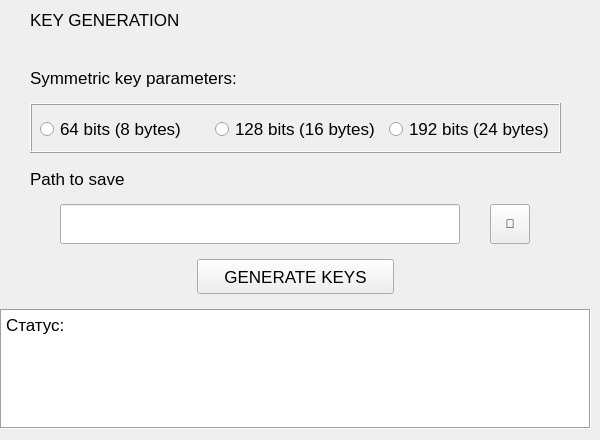
    <widget class="QWidget" name="KeyGeneration">
     <widget class="QWidget" name="verticalLayoutWidget_2">
      <property name="geometry">
       <rect>
        <x>0</x>
        <y>0</y>
        <width>591</width>
        <height>431</height>
       </rect>
      </property>
      <layout class="QVBoxLayout" name="verticalLayout_key_gener">
       <item>
        <layout class="QHBoxLayout" name="horizontalLayout_header">
         <item>
          <spacer name="horizontalSpacer_8">
           <property name="orientation">
            <enum>Qt::Horizontal</enum>
           </property>
           <property name="sizeType">
            <enum>QSizePolicy::Fixed</enum>
           </property>
           <property name="sizeHint" stdset="0">
            <size>
             <width>30</width>
             <height>20</height>
            </size>
           </property>
          </spacer>
         </item>
         <item>
          <widget class="QLabel" name="label_name_widget">
           <property name="sizePolicy">
            <sizepolicy hsizetype="Maximum" vsizetype="Preferred">
             <horstretch>0</horstretch>
             <verstretch>0</verstretch>
            </sizepolicy>
           </property>
           <property name="maximumSize">
            <size>
             <width>16777215</width>
             <height>35</height>
            </size>
           </property>
           <property name="font">
            <font>
             <pointsize>13</pointsize>
            </font>
           </property>
           <property name="text">
            <string>KEY GENERATION</string>
           </property>
          </widget>
         </item>
         <item>
          <spacer name="horizontalSpacer_3">
           <property name="orientation">
            <enum>Qt::Horizontal</enum>
           </property>
           <property name="sizeHint" stdset="0">
            <size>
             <width>40</width>
             <height>20</height>
            </size>
           </property>
          </spacer>
         </item>
        </layout>
       </item>
       <item>
        <spacer name="verticalSpacer_6">
         <property name="orientation">
          <enum>Qt::Vertical</enum>
         </property>
         <property name="sizeType">
          <enum>QSizePolicy::Fixed</enum>
         </property>
         <property name="sizeHint" stdset="0">
          <size>
           <width>20</width>
           <height>15</height>
          </size>
         </property>
        </spacer>
       </item>
       <item>
        <layout class="QHBoxLayout" name="horizontalLayout_text_parametrs">
         <item>
          <spacer name="horizontalSpacer_10">
           <property name="orientation">
            <enum>Qt::Horizontal</enum>
           </property>
           <property name="sizeType">
            <enum>QSizePolicy::Fixed</enum>
           </property>
           <property name="sizeHint" stdset="0">
            <size>
             <width>30</width>
             <height>20</height>
            </size>
           </property>
          </spacer>
         </item>
         <item>
          <widget class="QLabel" name="label_paranetrs">
           <property name="maximumSize">
            <size>
             <width>16777215</width>
             <height>35</height>
            </size>
           </property>
           <property name="font">
            <font>
             <pointsize>13</pointsize>
            </font>
           </property>
           <property name="text">
            <string>Symmetric key parameters:</string>
           </property>
          </widget>
         </item>
         <item>
          <spacer name="horizontalSpacer_9">
           <property name="orientation">
            <enum>Qt::Horizontal</enum>
           </property>
           <property name="sizeHint" stdset="0">
            <size>
             <width>40</width>
             <height>20</height>
            </size>
           </property>
          </spacer>
         </item>
        </layout>
       </item>
       <item>
        <layout class="QHBoxLayout" name="horizontalLayout_count_bits">
         <item>
          <spacer name="horizontalSpacer_4">
           <property name="orientation">
            <enum>Qt::Horizontal</enum>
           </property>
           <property name="sizeType">
            <enum>QSizePolicy::Fixed</enum>
           </property>
           <property name="sizeHint" stdset="0">
            <size>
             <width>30</width>
             <height>20</height>
            </size>
           </property>
          </spacer>
         </item>
         <item>
          <widget class="QFrame" name="frame_batton_count_bits">
           <property name="sizePolicy">
            <sizepolicy hsizetype="Preferred" vsizetype="Fixed">
             <horstretch>0</horstretch>
             <verstretch>0</verstretch>
            </sizepolicy>
           </property>
           <property name="minimumSize">
            <size>
             <width>0</width>
             <height>50</height>
            </size>
           </property>
           <property name="maximumSize">
            <size>
             <width>16777215</width>
             <height>50</height>
            </size>
           </property>
           <property name="frameShape">
            <enum>QFrame::Box</enum>
           </property>
           <property name="frameShadow">
            <enum>QFrame::Raised</enum>
           </property>
           <widget class="QWidget" name="horizontalLayoutWidget_2">
            <property name="geometry">
             <rect>
              <x>0</x>
              <y>0</y>
              <width>531</width>
              <height>52</height>
             </rect>
            </property>
            <layout class="QHBoxLayout" name="horizontalLayout_count_bits_2">
             <item>
              <spacer name="horizontalSpacer_6">
               <property name="orientation">
                <enum>Qt::Horizontal</enum>
               </property>
               <property name="sizeType">
                <enum>QSizePolicy::Fixed</enum>
               </property>
               <property name="sizeHint" stdset="0">
                <size>
                 <width>10</width>
                 <height>20</height>
                </size>
               </property>
              </spacer>
             </item>
             <item>
              <widget class="QRadioButton" name="radioButton_64bit">
               <property name="sizePolicy">
                <sizepolicy hsizetype="Expanding" vsizetype="Fixed">
                 <horstretch>0</horstretch>
                 <verstretch>0</verstretch>
                </sizepolicy>
               </property>
               <property name="minimumSize">
                <size>
                 <width>0</width>
                 <height>50</height>
                </size>
               </property>
               <property name="maximumSize">
                <size>
                 <width>16777215</width>
                 <height>50</height>
                </size>
               </property>
               <property name="font">
                <font>
                 <pointsize>13</pointsize>
                </font>
               </property>
               <property name="text">
                <string>64 bits (8 bytes)</string>
               </property>
              </widget>
             </item>
             <item>
              <widget class="QRadioButton" name="radioButton_128bit">
               <property name="sizePolicy">
                <sizepolicy hsizetype="Expanding" vsizetype="Fixed">
                 <horstretch>0</horstretch>
                 <verstretch>0</verstretch>
                </sizepolicy>
               </property>
               <property name="minimumSize">
                <size>
                 <width>0</width>
                 <height>50</height>
                </size>
               </property>
               <property name="maximumSize">
                <size>
                 <width>16777215</width>
                 <height>50</height>
                </size>
               </property>
               <property name="font">
                <font>
                 <pointsize>13</pointsize>
                 <kerning>false</kerning>
                </font>
               </property>
               <property name="text">
                <string>128 bits (16 bytes)</string>
               </property>
              </widget>
             </item>
             <item>
              <widget class="QRadioButton" name="radioButton_192bit">
               <property name="sizePolicy">
                <sizepolicy hsizetype="Expanding" vsizetype="Fixed">
                 <horstretch>0</horstretch>
                 <verstretch>0</verstretch>
                </sizepolicy>
               </property>
               <property name="minimumSize">
                <size>
                 <width>0</width>
                 <height>50</height>
                </size>
               </property>
               <property name="maximumSize">
                <size>
                 <width>16777215</width>
                 <height>50</height>
                </size>
               </property>
               <property name="font">
                <font>
                 <pointsize>13</pointsize>
                 <kerning>false</kerning>
                </font>
               </property>
               <property name="text">
                <string>192 bits (24 bytes)</string>
               </property>
              </widget>
             </item>
             <item>
              <spacer name="horizontalSpacer_7">
               <property name="orientation">
                <enum>Qt::Horizontal</enum>
               </property>
               <property name="sizeType">
                <enum>QSizePolicy::Fixed</enum>
               </property>
               <property name="sizeHint" stdset="0">
                <size>
                 <width>3</width>
                 <height>20</height>
                </size>
               </property>
              </spacer>
             </item>
            </layout>
           </widget>
          </widget>
         </item>
         <item>
          <spacer name="horizontalSpacer_5">
           <property name="orientation">
            <enum>Qt::Horizontal</enum>
           </property>
           <property name="sizeType">
            <enum>QSizePolicy::Fixed</enum>
           </property>
           <property name="sizeHint" stdset="0">
            <size>
             <width>30</width>
             <height>20</height>
            </size>
           </property>
          </spacer>
         </item>
        </layout>
       </item>
       <item>
        <layout class="QHBoxLayout" name="horizontalLayout_text_path">
         <item>
          <spacer name="horizontalSpacer_13">
           <property name="orientation">
            <enum>Qt::Horizontal</enum>
           </property>
           <property name="sizeType">
            <enum>QSizePolicy::Fixed</enum>
           </property>
           <property name="sizeHint" stdset="0">
            <size>
             <width>30</width>
             <height>20</height>
            </size>
           </property>
          </spacer>
         </item>
         <item>
          <widget class="QLabel" name="label_paranetrs_path">
           <property name="sizePolicy">
            <sizepolicy hsizetype="Preferred" vsizetype="Preferred">
             <horstretch>0</horstretch>
             <verstretch>0</verstretch>
            </sizepolicy>
           </property>
           <property name="maximumSize">
            <size>
             <width>16777215</width>
             <height>35</height>
            </size>
           </property>
           <property name="font">
            <font>
             <pointsize>13</pointsize>
            </font>
           </property>
           <property name="text">
            <string>Path to save</string>
           </property>
          </widget>
         </item>
         <item>
          <spacer name="horizontalSpacer_14">
           <property name="orientation">
            <enum>Qt::Horizontal</enum>
           </property>
           <property name="sizeHint" stdset="0">
            <size>
             <width>35</width>
             <height>20</height>
            </size>
           </property>
          </spacer>
         </item>
        </layout>
       </item>
       <item>
        <layout class="QHBoxLayout" name="string_path">
         <property name="spacing">
          <number>0</number>
         </property>
         <item>
          <spacer name="horizontalSpacer_15">
           <property name="orientation">
            <enum>Qt::Horizontal</enum>
           </property>
           <property name="sizeType">
            <enum>QSizePolicy::Fixed</enum>
           </property>
           <property name="sizeHint" stdset="0">
            <size>
             <width>30</width>
             <height>20</height>
            </size>
           </property>
          </spacer>
         </item>
         <item>
          <widget class="QLineEdit" name="lineEdit_path">
           <property name="sizePolicy">
            <sizepolicy hsizetype="Fixed" vsizetype="Fixed">
             <horstretch>0</horstretch>
             <verstretch>0</verstretch>
            </sizepolicy>
           </property>
           <property name="minimumSize">
            <size>
             <width>400</width>
             <height>40</height>
            </size>
           </property>
           <property name="font">
            <font>
             <pointsize>13</pointsize>
            </font>
           </property>
           <property name="frame">
            <bool>true</bool>
           </property>
          </widget>
         </item>
         <item>
          <widget class="QToolButton" name="toolButton_path">
           <property name="minimumSize">
            <size>
             <width>40</width>
             <height>40</height>
            </size>
           </property>
           <property name="text">
            <string>📁</string>
           </property>
          </widget>
         </item>
         <item>
          <spacer name="horizontalSpacer_16">
           <property name="orientation">
            <enum>Qt::Horizontal</enum>
           </property>
           <property name="sizeType">
            <enum>QSizePolicy::Fixed</enum>
           </property>
           <property name="sizeHint" stdset="0">
            <size>
             <width>30</width>
             <height>20</height>
            </size>
           </property>
          </spacer>
         </item>
        </layout>
       </item>
       <item>
        <spacer name="verticalSpacer_5">
         <property name="orientation">
          <enum>Qt::Vertical</enum>
         </property>
         <property name="sizeType">
          <enum>QSizePolicy::Fixed</enum>
         </property>
         <property name="sizeHint" stdset="0">
          <size>
           <width>20</width>
           <height>7</height>
          </size>
         </property>
        </spacer>
       </item>
       <item>
        <layout class="QHBoxLayout" name="horizontalLayout_genKey">
         <item>
          <spacer name="horizontalSpacer">
           <property name="orientation">
            <enum>Qt::Horizontal</enum>
           </property>
           <property name="sizeHint" stdset="0">
            <size>
             <width>40</width>
             <height>20</height>
            </size>
           </property>
          </spacer>
         </item>
         <item>
          <widget class="QPushButton" name="pushButton_genKey">
           <property name="sizePolicy">
            <sizepolicy hsizetype="Expanding" vsizetype="Fixed">
             <horstretch>0</horstretch>
             <verstretch>0</verstretch>
            </sizepolicy>
           </property>
           <property name="minimumSize">
            <size>
             <width>34</width>
             <height>35</height>
            </size>
           </property>
           <property name="font">
            <font>
             <pointsize>13</pointsize>
            </font>
           </property>
           <property name="text">
            <string>GENERATE KEYS</string>
           </property>
          </widget>
         </item>
         <item>
          <spacer name="horizontalSpacer_2">
           <property name="orientation">
            <enum>Qt::Horizontal</enum>
           </property>
           <property name="sizeHint" stdset="0">
            <size>
             <width>40</width>
             <height>20</height>
            </size>
           </property>
          </spacer>
         </item>
        </layout>
       </item>
       <item>
        <spacer name="verticalSpacer_7">
         <property name="orientation">
          <enum>Qt::Vertical</enum>
         </property>
         <property name="sizeType">
          <enum>QSizePolicy::Fixed</enum>
         </property>
         <property name="sizeHint" stdset="0">
          <size>
           <width>20</width>
           <height>7</height>
          </size>
         </property>
        </spacer>
       </item>
       <item>
        <widget class="QTextEdit" name="textEdit">
         <property name="enabled">
          <bool>true</bool>
         </property>
         <property name="sizePolicy">
          <sizepolicy hsizetype="Expanding" vsizetype="Expanding">
           <horstretch>0</horstretch>
           <verstretch>0</verstretch>
          </sizepolicy>
         </property>
         <property name="minimumSize">
          <size>
           <width>0</width>
           <height>120</height>
          </size>
         </property>
         <property name="maximumSize">
          <size>
           <width>16777215</width>
           <height>120</height>
          </size>
         </property>
         <property name="font">
          <font>
           <pointsize>13</pointsize>
          </font>
         </property>
         <property name="frameShape">
          <enum>QFrame::Box</enum>
         </property>
         <property name="readOnly">
          <bool>true</bool>
         </property>
         <property name="html">
          <string>&lt;!DOCTYPE HTML PUBLIC &quot;-//W3C//DTD HTML 4.0//EN&quot; &quot;http://www.w3.org/TR/REC-html40/strict.dtd&quot;&gt;
&lt;html&gt;&lt;head&gt;&lt;meta name=&quot;qrichtext&quot; content=&quot;1&quot; /&gt;&lt;style type=&quot;text/css&quot;&gt;
p, li { white-space: pre-wrap; }
&lt;/style&gt;&lt;/head&gt;&lt;body style=&quot; font-family:'MS Shell Dlg 2'; font-size:13pt; font-weight:400; font-style:normal;&quot;&gt;
&lt;p style=&quot; margin-top:0px; margin-bottom:0px; margin-left:0px; margin-right:0px; -qt-block-indent:0; text-indent:0px;&quot;&gt;Статус:&lt;/p&gt;&lt;/body&gt;&lt;/html&gt;</string>
         </property>
        </widget>
       </item>
      </layout>
     </widget>
    </widget>
